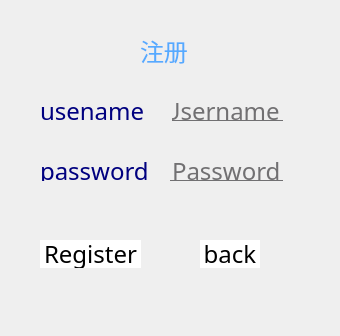
<?xml version="1.0" encoding="UTF-8"?>
<ui version="4.0">
 <class>RegisterWidget</class>
 <widget class="QWidget" name="RegisterWidget">
  <property name="geometry">
   <rect>
    <x>0</x>
    <y>0</y>
    <width>340</width>
    <height>336</height>
   </rect>
  </property>
  <property name="windowTitle">
   <string>Form</string>
  </property>
  <property name="styleSheet">
   <string notr="true">*{
font-size:24px;
font-family:Century Gothic;
}
QFrame{
background:rgba(0,0,0,0.8);
border-radius:15px;
}
Widget{
background:url(D:/pictures/sunrise.jpg);
}

QToolButton{
background:red;
border-radius:60px;
}
QLabel{
color:rgb(0, 0, 127);
background:transparent;
}
QPushButton{
background:white;
border-radius:15px;
}
QPushButton:hover{
background:#333;
border-radius:15px;
background:#49ebff;
}
QLineEdit{
background:transparent;
border:none;
color:#717072;
border-bottom:1px solid #717072;
}</string>
  </property>
  <widget class="QLineEdit" name="usernameEdit">
   <property name="geometry">
    <rect>
     <x>172</x>
     <y>100</y>
     <width>111</width>
     <height>21</height>
    </rect>
   </property>
   <property name="text">
    <string>Username</string>
   </property>
  </widget>
  <widget class="QLineEdit" name="passwordEdit">
   <property name="geometry">
    <rect>
     <x>170</x>
     <y>160</y>
     <width>113</width>
     <height>21</height>
    </rect>
   </property>
   <property name="text">
    <string>Password</string>
   </property>
  </widget>
  <widget class="QPushButton" name="registerButton">
   <property name="geometry">
    <rect>
     <x>40</x>
     <y>240</y>
     <width>101</width>
     <height>28</height>
    </rect>
   </property>
   <property name="text">
    <string>Register</string>
   </property>
  </widget>
  <widget class="QPushButton" name="backButton">
   <property name="geometry">
    <rect>
     <x>200</x>
     <y>240</y>
     <width>60</width>
     <height>28</height>
    </rect>
   </property>
   <property name="text">
    <string>back</string>
   </property>
  </widget>
  <widget class="QLabel" name="label">
   <property name="geometry">
    <rect>
     <x>40</x>
     <y>100</y>
     <width>111</width>
     <height>21</height>
    </rect>
   </property>
   <property name="text">
    <string>usename</string>
   </property>
  </widget>
  <widget class="QLabel" name="label_2">
   <property name="geometry">
    <rect>
     <x>40</x>
     <y>160</y>
     <width>111</width>
     <height>21</height>
    </rect>
   </property>
   <property name="text">
    <string>password</string>
   </property>
  </widget>
  <widget class="QLabel" name="label_3">
   <property name="geometry">
    <rect>
     <x>140</x>
     <y>30</y>
     <width>71</width>
     <height>41</height>
    </rect>
   </property>
   <property name="styleSheet">
    <string notr="true">QLabel{
color:rgb(85, 170, 255);
background:transparent;
font: 24pt &quot;黑体&quot;;
}</string>
   </property>
   <property name="text">
    <string>注册</string>
   </property>
  </widget>
 </widget>
 <resources/>
 <connections/>
</ui>
